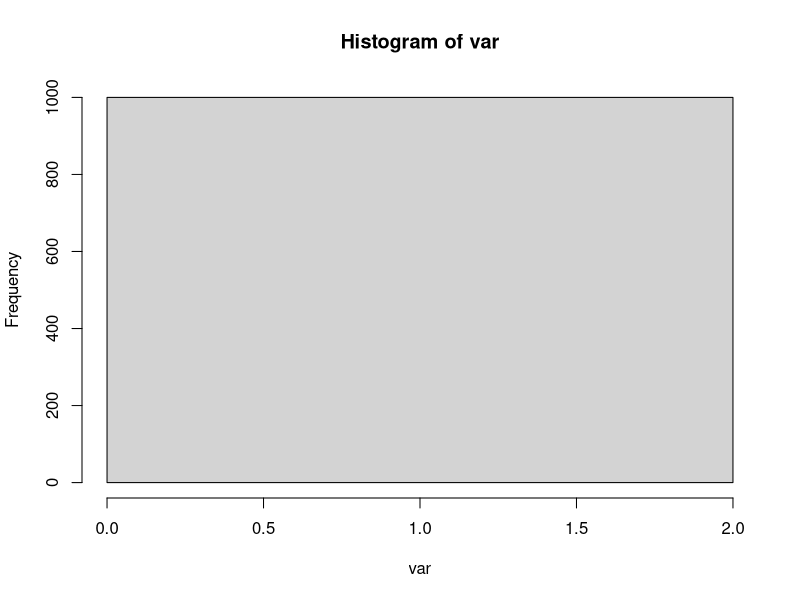
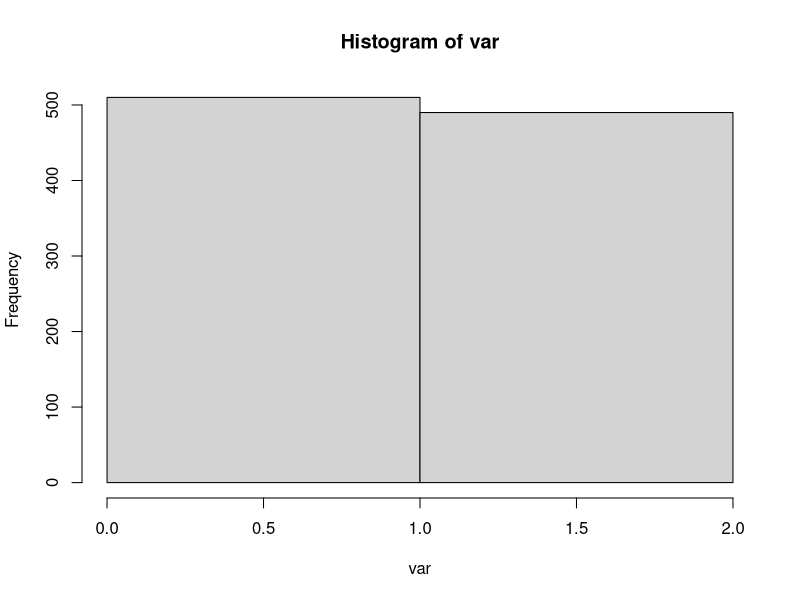
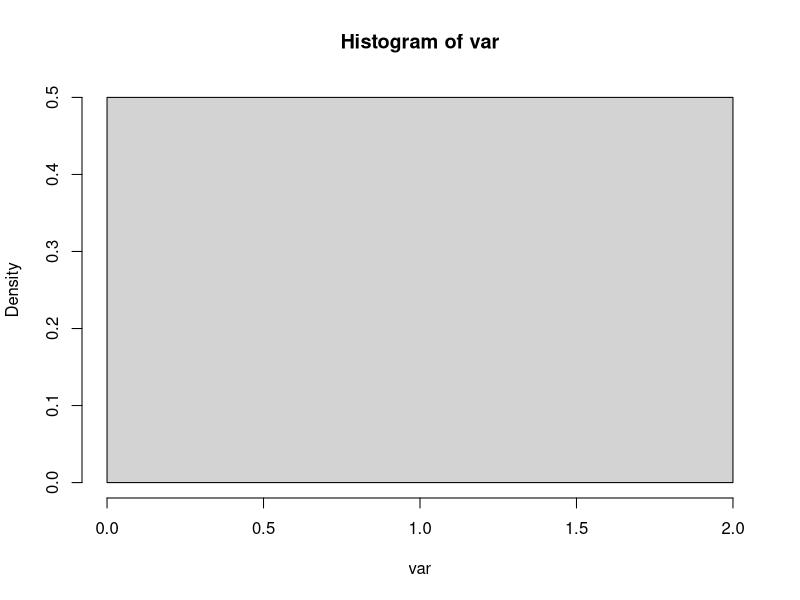
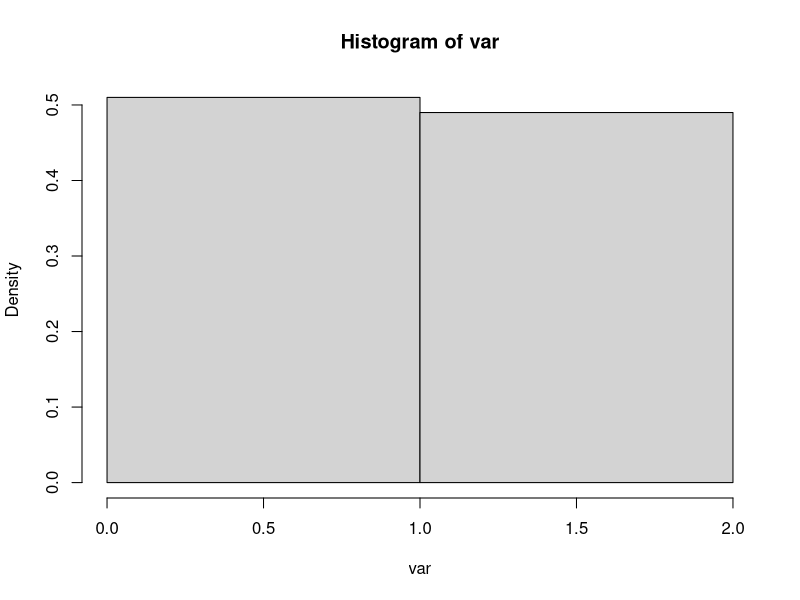

The R source for these figures, in order:
var = runif(1000,min=0,max=2)
hist(var, breaks=c(0,2))
hist(var, breaks=c(0,1,2))
hist(var, breaks=c(0,2),prob=T)
hist(var, breaks=c(0,1,2),prob=T)